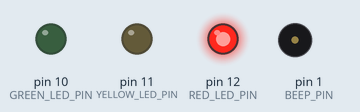
This sketch was run on a simulated Arduino Uno, built with avr-gcc and run on an emulated ATmega328P. Shown: output pins drawn as LEDs (lit = HIGH), buzzer (waves = sounding, pin HIGH).

Above: at 0.5 s.
At 1.5 s:
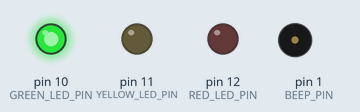
At 3.12 s:
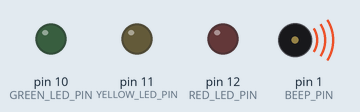
At 5.7 s:
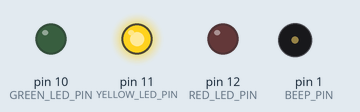
Timing chart, 0 to 7.2 s (numbered marks = the images above):
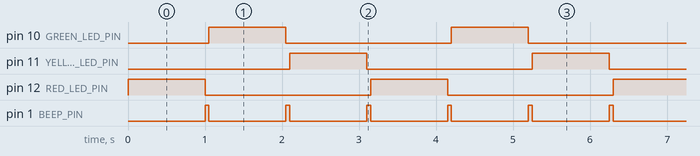

The sketch:

Traffic_Light.ino
```cpp
#define RED_LED_PIN 12
#define GREEN_LED_PIN 10
#define YELLOW_LED_PIN 11
#define BEEP_PIN 1


void setup() {
  // put your setup code here, to run once:
  pinMode(RED_LED_PIN, OUTPUT);
  pinMode(GREEN_LED_PIN, OUTPUT);
  pinMode(YELLOW_LED_PIN, OUTPUT);
  pinMode(BEEP_PIN, OUTPUT);


}

void loop() {
  // put your main code here, to run repeatedly:
  digitalWrite(RED_LED_PIN, HIGH);
  delay(1000);
  digitalWrite(RED_LED_PIN, LOW);
  digitalWrite(BEEP_PIN, HIGH);
  delay(50);
  digitalWrite(BEEP_PIN, LOW);


  digitalWrite(GREEN_LED_PIN, HIGH);
  delay(1000);
  digitalWrite(GREEN_LED_PIN, LOW);
  digitalWrite(BEEP_PIN, HIGH);
  delay(50);
  digitalWrite(BEEP_PIN, LOW);

  digitalWrite(YELLOW_LED_PIN, HIGH);
  delay(1000);
  digitalWrite(YELLOW_LED_PIN, LOW);
  digitalWrite(BEEP_PIN, HIGH);
  delay(50);
  digitalWrite(BEEP_PIN, LOW);
}
```

Measured:
- by itself, pin 10 (GREEN_LED_PIN), pin 11 (YELLOW_LED_PIN), pin 12 (RED_LED_PIN): alternates HIGH for 1.0 s and LOW for 2.2 s
- by itself, pin 1 (BEEP_PIN): alternates HIGH for 0.05 s and LOW for 1.0 s
- by itself, everything shown: repeats every 3.2 s, in 6 steps
